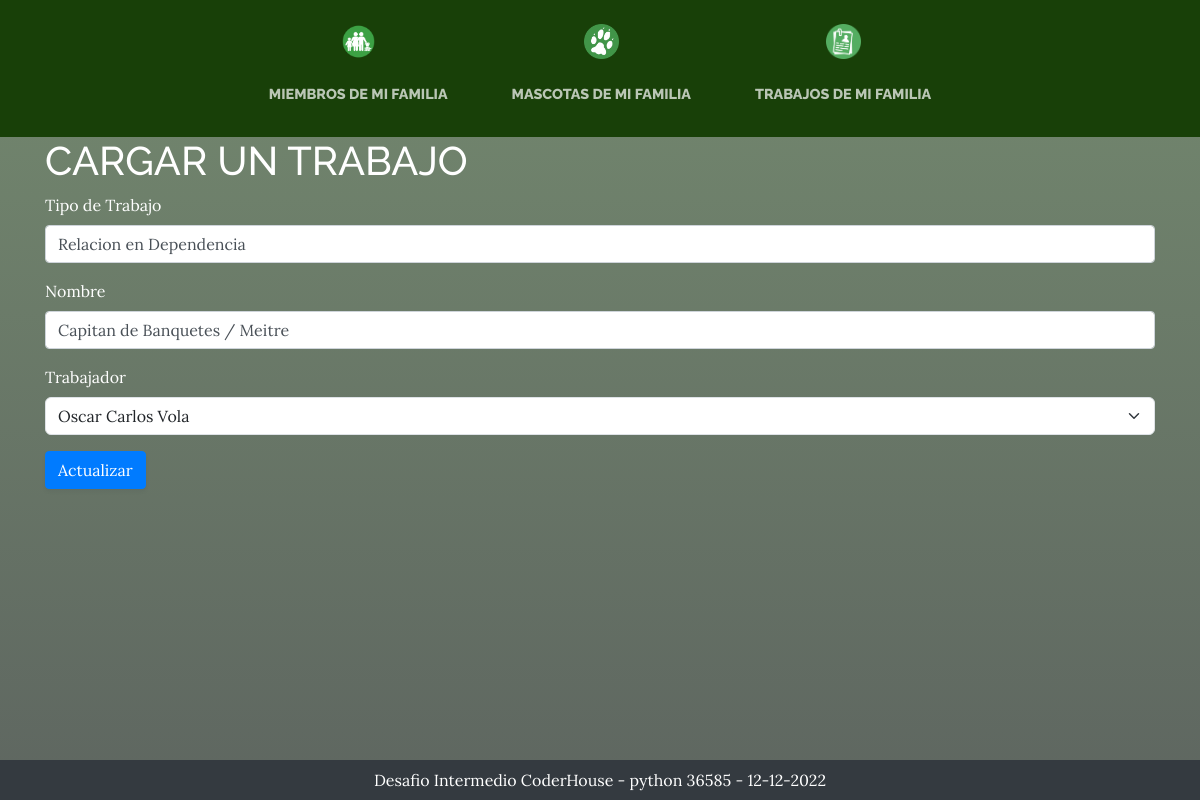
The app's page /actualizartrabajo/1 with its own data.
### Familia/models.py (models this page shows)
class Trabajo(models.Model):
    tipo_trabajo = models.CharField(max_length=100)
    trabajo = models.CharField(max_length=100)
    trabajador = models.ForeignKey(Persona, on_delete=models.CASCADE)
    class Meta:
        verbose_name="trabajo"
        verbose_name_plural="trabajos"

### Familia/views.py (the view, shortened to what this page needs)
# urls.py: path('actualizartrabajo/', views.actualizar_trabajo, name="actualizar_action_trabajo"),
def actualizar_trabajo(request, identificador=''):
    if request.method == "GET":
        trabajo = get_object_or_404(Trabajo, pk=int(identificador))
        initial = {
            "id": trabajo.id,
            "tipo_trabajo": trabajo.tipo_trabajo,
            "trabajo": trabajo.trabajo,
            "trabajador": trabajo.trabajador,
        }
        form_actualizar = ActualizarTrabajoForm(initial=initial)
        return render(request, 'Familia/form_carga_trabajo.html', {'form': form_actualizar, 'actualizartrabajo': True})

### Familia/forms.py
class ActualizarTrabajoForm(TrabajoForm):
    id = forms.IntegerField(widget = forms.HiddenInput())

### Familia/models.py (called while the page is built)
    def __str__(self):
        return f"{self.nombre} {self.apellido}"

### Familia/templates/Familia/form_carga_trabajo.html (shortened to what this page needs)
{% extends "Familia/base.html" %}
{% load static %}
{% load bootstrap5 %}
{% block content %}
{% block cuerpo %}
<div class="container" style="color:white">
   <div class="row">
     <div class="col">
      <h1>CARGAR UN TRABAJO</h1>
     </div>
     </div>
     <div class="row">
     <div class="col">
      {% if actualizartrabajo %}
          <form action="{% url  'actualizar_action_trabajo' %}" method="post">
      {% else %}
          <form action="{% url  'agregartrabajo'%}" method="post">
      {% endif %}
      {% bootstrap_form form %}
      {% if actualizartrabajo %}
        {% bootstrap_button "Actualizar" button_type="submit" button_class="btn-primary" %}
      {% else %}
        {% bootstrap_button "Guardar" button_type="submit" button_class="btn-primary" %}
      {% endif %}
      </form>
     </div>
   </div>
 </div>
{% endblock %}
{% endblock %}

### Familia/static/Familia/css/gestion.css (style rules this page uses)
h1, h2, h3, h4, h5, h6 { font-family: 'Raleway'; }
.btn { box-shadow: 0px 3px 3px 0px rgba(69, 75, 81, 0.1); }

### records on screen
Trabajo: tipo_trabajo "Relacion en Dependencia", trabajo "Capitan de Banquetes / Meitre", trabajador "Oscar Carlos Vola"
